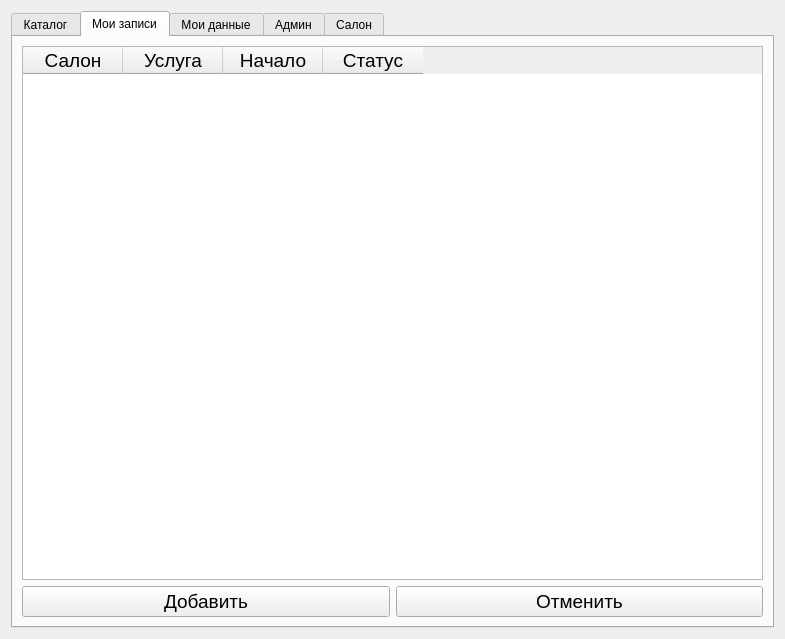
<?xml version="1.0" encoding="UTF-8"?>
<ui version="4.0">
 <class>MainWindow</class>
 <widget class="QWidget" name="MainWindow">
  <property name="geometry">
   <rect>
    <x>0</x>
    <y>0</y>
    <width>785</width>
    <height>639</height>
   </rect>
  </property>
  <property name="windowTitle">
   <string>Smart-SPA</string>
  </property>
  <layout class="QGridLayout" name="gridLayout_6">
   <item row="0" column="0">
    <widget class="QTabWidget" name="twMain">
     <property name="currentIndex">
      <number>1</number>
     </property>
     <widget class="QWidget" name="tabCatalog">
      <attribute name="title">
       <string>Каталог</string>
      </attribute>
      <layout class="QGridLayout" name="gridLayout_7">
       <item row="0" column="0">
        <layout class="QGridLayout" name="gridLayout_2">
         <item row="0" column="0">
          <layout class="QGridLayout" name="gridLayout">
           <item row="0" column="0">
            <widget class="QLabel" name="lblCity">
             <property name="font">
              <font>
               <pointsize>14</pointsize>
              </font>
             </property>
             <property name="text">
              <string>Город:</string>
             </property>
            </widget>
           </item>
           <item row="0" column="1">
            <widget class="QComboBox" name="cbCity">
             <property name="font">
              <font>
               <pointsize>14</pointsize>
              </font>
             </property>
            </widget>
           </item>
           <item row="1" column="0">
            <widget class="QLabel" name="lblPricemin">
             <property name="font">
              <font>
               <pointsize>14</pointsize>
              </font>
             </property>
             <property name="text">
              <string>Цена от:</string>
             </property>
            </widget>
           </item>
           <item row="1" column="1">
            <widget class="QComboBox" name="cbCPriceMin">
             <property name="font">
              <font>
               <pointsize>14</pointsize>
              </font>
             </property>
            </widget>
           </item>
           <item row="2" column="0">
            <widget class="QLabel" name="lblPriceMax">
             <property name="font">
              <font>
               <pointsize>14</pointsize>
              </font>
             </property>
             <property name="text">
              <string>Цена до:</string>
             </property>
            </widget>
           </item>
           <item row="2" column="1">
            <widget class="QComboBox" name="cbPriceMax">
             <property name="font">
              <font>
               <pointsize>14</pointsize>
              </font>
             </property>
            </widget>
           </item>
           <item row="3" column="0">
            <widget class="QLabel" name="lblService">
             <property name="font">
              <font>
               <pointsize>14</pointsize>
              </font>
             </property>
             <property name="text">
              <string>Услуга:</string>
             </property>
            </widget>
           </item>
           <item row="3" column="1">
            <widget class="QComboBox" name="cbService">
             <property name="font">
              <font>
               <pointsize>14</pointsize>
              </font>
             </property>
            </widget>
           </item>
          </layout>
         </item>
         <item row="0" column="1">
          <widget class="QTableWidget" name="tblCatalog">
           <property name="font">
            <font>
             <pointsize>14</pointsize>
            </font>
           </property>
           <column>
            <property name="text">
             <string>Наименование</string>
            </property>
           </column>
           <column>
            <property name="text">
             <string>Город</string>
            </property>
           </column>
           <column>
            <property name="text">
             <string>Цена</string>
            </property>
           </column>
          </widget>
         </item>
         <item row="1" column="0">
          <widget class="QPushButton" name="btnBookNow">
           <property name="font">
            <font>
             <pointsize>14</pointsize>
            </font>
           </property>
           <property name="text">
            <string>Записаться</string>
           </property>
          </widget>
         </item>
        </layout>
       </item>
      </layout>
     </widget>
     <widget class="QWidget" name="tabBookings">
      <attribute name="title">
       <string>Мои записи</string>
      </attribute>
      <layout class="QGridLayout" name="gridLayout_3">
       <item row="0" column="0">
        <widget class="QTableWidget" name="tblBookings">
         <property name="font">
          <font>
           <pointsize>14</pointsize>
          </font>
         </property>
         <column>
          <property name="text">
           <string>Салон</string>
          </property>
         </column>
         <column>
          <property name="text">
           <string>Услуга</string>
          </property>
         </column>
         <column>
          <property name="text">
           <string>Начало</string>
          </property>
         </column>
         <column>
          <property name="text">
           <string>Статус</string>
          </property>
         </column>
        </widget>
       </item>
       <item row="1" column="0">
        <layout class="QHBoxLayout" name="horizontalLayout_2">
         <item>
          <widget class="QPushButton" name="btnAddBooking">
           <property name="font">
            <font>
             <pointsize>14</pointsize>
            </font>
           </property>
           <property name="text">
            <string>Добавить</string>
           </property>
          </widget>
         </item>
         <item>
          <widget class="QPushButton" name="btnCancelBooking">
           <property name="font">
            <font>
             <pointsize>14</pointsize>
            </font>
           </property>
           <property name="text">
            <string>Отменить</string>
           </property>
          </widget>
         </item>
        </layout>
       </item>
      </layout>
     </widget>
     <widget class="QWidget" name="tabUser">
      <attribute name="title">
       <string>Мои данные</string>
      </attribute>
      <layout class="QVBoxLayout" name="verticalLayout">
       <item>
        <widget class="QTableWidget" name="tblUserInfo">
         <property name="font">
          <font>
           <pointsize>14</pointsize>
          </font>
         </property>
         <column>
          <property name="text">
           <string>ФИО</string>
          </property>
         </column>
         <column>
          <property name="text">
           <string>Email</string>
          </property>
         </column>
         <column>
          <property name="text">
           <string>Tel</string>
          </property>
         </column>
        </widget>
       </item>
       <item>
        <widget class="QPushButton" name="btnResetInfo">
         <property name="font">
          <font>
           <pointsize>14</pointsize>
          </font>
         </property>
         <property name="text">
          <string>Изменить данные</string>
         </property>
        </widget>
       </item>
      </layout>
     </widget>
     <widget class="QWidget" name="tabAdmin">
      <attribute name="title">
       <string>Админ</string>
      </attribute>
      <layout class="QGridLayout" name="gridLayout_5">
       <item row="0" column="0">
        <widget class="QTableWidget" name="tblUsers">
         <property name="font">
          <font>
           <pointsize>14</pointsize>
          </font>
         </property>
        </widget>
       </item>
       <item row="1" column="0">
        <layout class="QHBoxLayout" name="horizontalLayout_3">
         <item>
          <widget class="QPushButton" name="btnApproveReview">
           <property name="font">
            <font>
             <pointsize>14</pointsize>
            </font>
           </property>
           <property name="text">
            <string>Одобрить отзыв</string>
           </property>
          </widget>
         </item>
         <item>
          <widget class="QPushButton" name="btnDeleteUser">
           <property name="font">
            <font>
             <pointsize>14</pointsize>
            </font>
           </property>
           <property name="text">
            <string>Удалить пользователя</string>
           </property>
          </widget>
         </item>
        </layout>
       </item>
      </layout>
     </widget>
     <widget class="QWidget" name="tabSalon">
      <attribute name="title">
       <string>Салон</string>
      </attribute>
      <layout class="QGridLayout" name="gridLayout_4">
       <item row="0" column="0">
        <widget class="QTableWidget" name="tblServices">
         <property name="font">
          <font>
           <pointsize>14</pointsize>
          </font>
         </property>
        </widget>
       </item>
       <item row="1" column="0">
        <layout class="QHBoxLayout" name="horizontalLayout_4">
         <item>
         <widget class="QPushButton" name="btnAddService">
          <property name="font">
           <font>
            <pointsize>14</pointsize>
           </font>
          </property>
          <property name="text">
           <string>Добавить</string>
          </property>
         </widget>
        </item>
        <item>
         <widget class="QPushButton" name="btnAddMaster">
          <property name="font">
           <font>
            <pointsize>14</pointsize>
           </font>
          </property>
          <property name="text">
           <string>Добавить мастера</string>
          </property>
         </widget>
        </item>
        <item>
         <widget class="QPushButton" name="btnAddSlot">
          <property name="font">
           <font>
            <pointsize>14</pointsize>
            </font>
           </property>
           <property name="text">
            <string>Добавить время</string>
           </property>
          </widget>
         </item>
         <item>
          <widget class="QPushButton" name="btnDeleteService">
           <property name="font">
            <font>
             <pointsize>14</pointsize>
            </font>
           </property>
           <property name="text">
            <string>Удалить</string>
           </property>
          </widget>
         </item>
         <item>
          <widget class="QPushButton" name="btnSaveService">
           <property name="font">
            <font>
             <pointsize>14</pointsize>
            </font>
           </property>
           <property name="text">
            <string>Изменить стоимость</string>
           </property>
          </widget>
         </item>
        </layout>
       </item>
      </layout>
     </widget>
    </widget>
   </item>
  </layout>
 </widget>
 <resources/>
 <connections/>
</ui>
